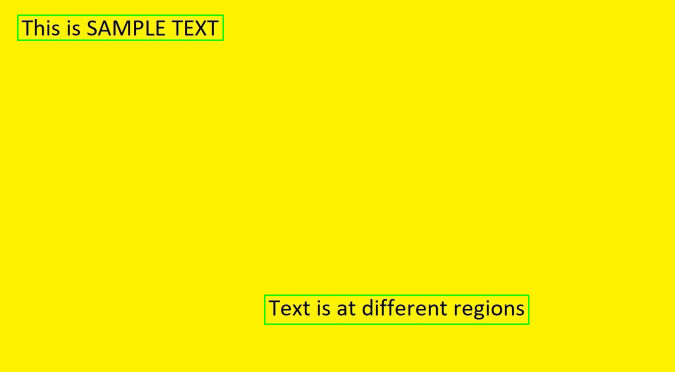
#> input picture imageFunc/Old/identifyTxt.jpg, 1350 x 744 px, given in place of the camera (shown at 1/2 size)
$ python objectLocater.py   (older library calls are emulated)
#> lines starting #> are read from the running program, lines starting #| are printed output that depends on the picture; after the words box and inside, x2 and y2 are one past the last pixel; in counts of white or black regions, pixels touching at a corner belong together
### imageFunc/Old/Cam_dev.py
#Every Function implemented

import cv2
import yaml
import numpy as np


class Cam_dev():

    port_list = []

    status = False


    # 640*480
    cameraMatrix = np.array([
                            [ 7.9641507015667764e+02, 0., 3.1577913194699374e+02],
                            [0.,7.9661307355876215e+02, 2.1453452136833957e+02],
                            [0., 0., 1. ]
                            ])

    distCoeffs = np.array([
                        [ -1.1949335317713690e+00,
                        1.8078010700662486e+00,
                        4.9410258870084744e-03,
                        2.8036176641915598e-03,
                        -2.0575845684235938e+00]
                        ])

    # 800*600
    cameraMatrix = np.array([
                            [ 7.7147312644612566e+02, 0., 4.1076305384540058e+02],
                            [0.,7.7196085036305726e+02, 2.7072648925224809e+02],
                            [0., 0., 1. ]
                            ])

    distCoeffs = np.array([ -7.5184623537659290e-01,
                            9.0484565422186369e-01,
                            3.5328031670409693e-03,
                            -9.5538846153888600e-03,
                            -9.0276848603826498e-01 ])

    def __init__(self):

        self.scan()

        pass


    def open(self,dev_id,cap_w,cap_h):
        self.cap = cv2.VideoCapture(dev_id)

        if self.cap.isOpened():

            self.cap.set(cv2.CAP_PROP_FRAME_WIDTH, cap_w)
            self.cap.set(cv2.CAP_PROP_FRAME_HEIGHT, cap_h)
            self.status = True

        else:
            print("open fail")
        pass


    def scan(self):
        self.dev_list = []
        num = 0
        for i in range(10):
            try:
                temp_cap = cv2.VideoCapture(i)
                if temp_cap.isOpened():
                    self.dev_list.append(str(num))
                    num = num + 1
                    temp_cap.release()
            except:
                pass

        print("dev"+str(self.dev_list))
        return self.dev_list
        pass


    # [5 lines left out: function close, not called in this run]

    ''' img_type : 0  '''
    ''' img_type : 1  '''
    def get_img(self,img_type):
        if img_type==0:
            ret, img = self.cap.read()
        elif img_type==1:
            ret, img = self.cap.read()
            img = cv2.undistort(img, self.cameraMatrix, self.distCoeffs, None)
        return img

    pass

video = Cam_dev()

### imageFunc/Old/undistort.py
#Every Function implemented


import cv2
import numpy as np
import os
import glob
DIM=(1920,1080)

K = np.load("cImages/K.npy", mmap_mode=None, allow_pickle=False, fix_imports=True, encoding='ASCII')
#> (reads imageFunc/cImages/K.npy from the repository)
D = np.load("cImages/D.npy", mmap_mode=None, allow_pickle=False, fix_imports=True, encoding='ASCII')
#> (reads imageFunc/cImages/D.npy from the repository)
#> in get_img, img is the input picture: shape (744, 1350, 3); mean B, G, R 0.8, 240.2, 250.5
map1, map2 = cv2.fisheye.initUndistortRectifyMap(K, D, np.eye(3), K, DIM, cv2.CV_16SC2)
def undistort(img,showImage):
    #img =cv2.imread(img_path)
#> called with showImage = False
    undistorted_img = cv2.remap(img, map1, map2, interpolation=cv2.INTER_LINEAR, borderMode=cv2.BORDER_CONSTANT)
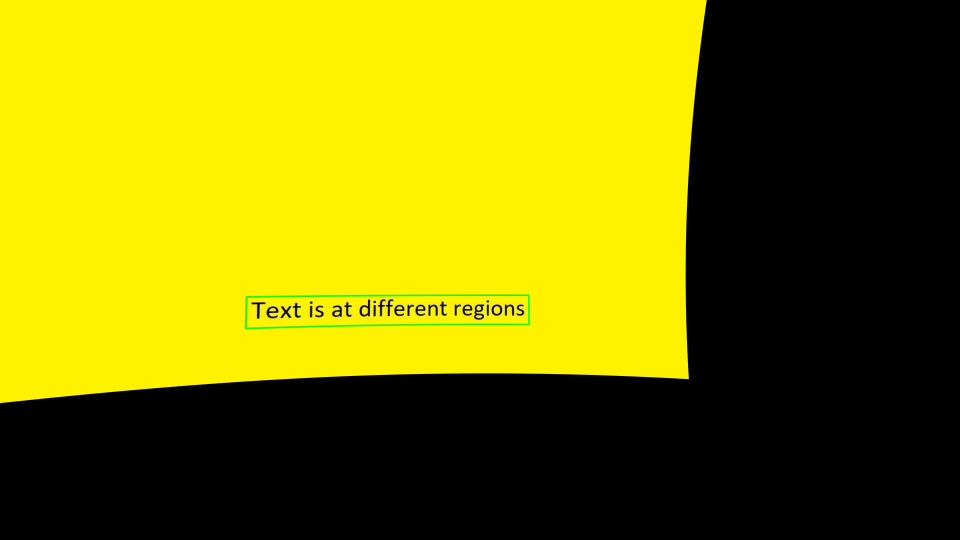
#> undistorted_img: shape (1080, 1920, 3) (shown at 1/2 size); mean B, G, R 0.3, 122.5, 128.1
    if(showImage==True):
        cv2.imshow("undistorted", undistorted_img)
        cv2.waitKey(0)
        cv2.destroyAllWindows()

    return undistorted_img;
    # Save the undistorted image
    cv2.imwrite(new_filename, undistorted_img)

### imageFunc/Old/objectLocater.py
#Every Function implemented
import cv2
import numpy as np
import math
import undistort
from Cam_dev import *
from statistics import mean
# import matplotlib.pyplot as plt

DIM=(1920,1080)

def threshPic(undistortedImg):
    grayImg = cv2.cvtColor(undistortedImg, cv2.COLOR_BGR2GRAY)
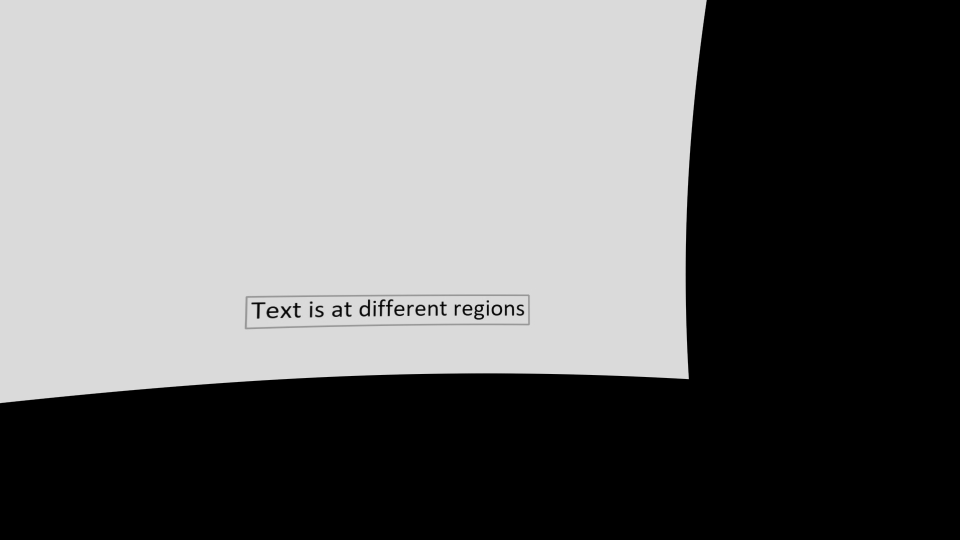
#> grayImg: shape (1080, 1920) (shown at 1/2 size); min 0, max 225, mean 110.2
    gs_img = cv2.GaussianBlur(grayImg, (5, 5), 0)
    threshA = cv2.threshold(gs_img, 0, 255, cv2.THRESH_BINARY | cv2.THRESH_OTSU)[1]
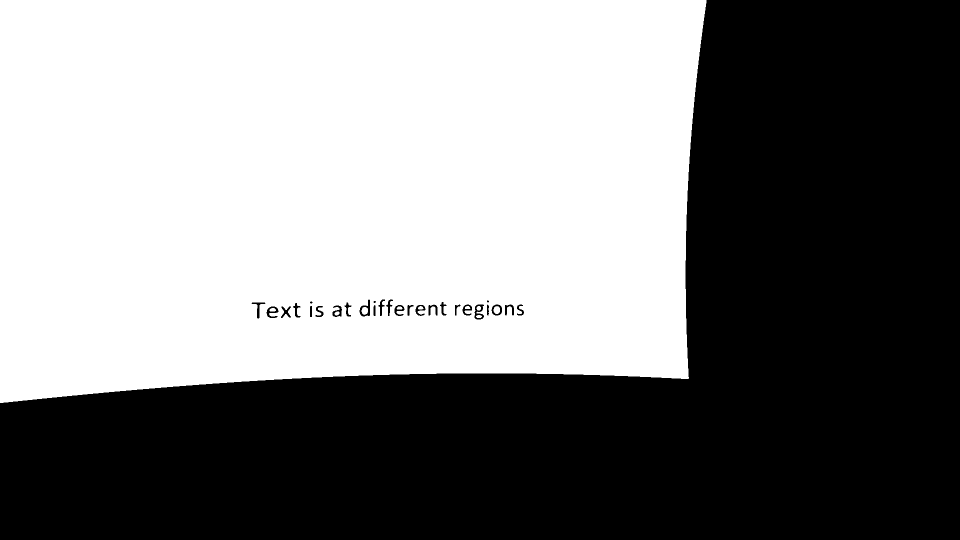
#> threshA: shape (1080, 1920) (shown at 1/2 size); 50.6% white; 28 black regions (3 under 20 px)
    return threshA;

def correctHSV(hsvArray):
    #Returns tuple : (H,S,V) in correct format: 0-360degrees, 0-100%, 0-100%
    return round(hsvArray[0]*2.0), round(100.0*hsvArray[1]/255.0,1), round(100.0*hsvArray[2]/255.0,1)

def meanHSV(yPixelLocationsArr,xPixelLocationsArr, imgHSV):
    #imgHSV[yPixelLocation][xPixelLocation]= [H,S,V]
    avgH = mean([float(imgHSV[yPixelLocationsArr[indexPixel]][xPixelLocationsArr[indexPixel]][0]) for indexPixel in range(len(yPixelLocationsArr))])
    avgS = mean([float(imgHSV[yPixelLocationsArr[indexPixel]][xPixelLocationsArr[indexPixel]][1]) for indexPixel in range(len(yPixelLocationsArr))])
    avgV = mean([float(imgHSV[yPixelLocationsArr[indexPixel]][xPixelLocationsArr[indexPixel]][2]) for indexPixel in range(len(yPixelLocationsArr))])
    return [avgH,avgS,avgV]

def recogn_main():
    video.open(0,1920,1080)
    while True:
        img = video.get_img(0)
        undistortedImg = undistort.undistort(img, showImage=False)
        thresholdPic = threshPic(undistortedImg=undistortedImg)
        threshA = thresholdPic
        cv2.imshow('noC', thresholdPic)
        contours, hierarchy = cv2.findContours(image=threshA, mode=cv2.RETR_TREE, method=cv2.CHAIN_APPROX_SIMPLE)
#> contours = 37 contours, 1 with area under 20; largest, box (x1, y1, x2, y2) and area: (0, 0, 1413, 806) 1052148, (718, 598, 741, 634) 497, (948, 608, 969, 640) 471, (982, 608, 1005, 632) 406, (532, 612, 558, 637) 386
        threshA = cv2.cvtColor(threshA,cv2.COLOR_GRAY2BGR)
#> threshA: shape (1080, 1920, 3); 50.6% white; 28 black regions (3 under 20 px), largest, box (x1, y1, x2, y2) and area: (0, 0, 1920, 1080) 1019276, (949, 609, 968, 639) 296, (719, 599, 740, 633) 288
        centerX =[]
        centerY = []

        for c in contours:
            x,y,w,h = cv2.boundingRect(c)
            xs = [v[0][0] for v in c]
            ys = [DIM[1]-v[0][1] for v in c]
            # plt.plot(xs,ys)
            # plt.grid()
            # plt.show()
            if(w*h<0.95*DIM[0]*DIM[1]and w*h>0.0003*DIM[0]*DIM[1]):#Don't plot if too big or too small
                print("Area",w*h)
                print("=" * 80)
                cv2.drawContours(threshA, [c], -1, (0, 255, 0), 2)
                M = cv2.moments(c)
                if M["m00"] != 0:#Found Center
                    print("FOUND")
                    cX = int(M["m10"] / M["m00"])
                    cY = int(M["m01"] / M["m00"])
                    centerX.append(cX)
                    centerY.append(cY)
                    cv2.circle(threshA, (cX, cY), 7, (0, 0, 255), -1)
                    cv2.putText(threshA, "center", (cX - 20, cY - 20),
                    cv2.FONT_HERSHEY_SIMPLEX, 0.5, (0, 0, 255), 2)
                # draw the contour and center of the shape on the image
                cv2.drawContours(threshA, [c], -1, (0, 255, 0), 2)
                print(img[cY][cX])
#> this loop made 37 passes
#> (x, y, w, h, cX, cY) on passes 1, 3, 20, 29, 36: (0, 0, 1413, 806, 683, 379), (532, 612, 26, 25, 544, 623), (948, 608, 21, 32, 957, 623), (502, 604, 30, 34, 516, 615), (718, 598, 23, 36, 730, 619)
#> (x, y, w, h) on passes 2, 5, 7, 9, 10, 11: (561, 612, 22, 25), (630, 611, 18, 24), (664, 610, 21, 25), (830, 609, 22, 24), (836, 612, 11, 7), (814, 609, 14, 24)
#> (printed output is left out)
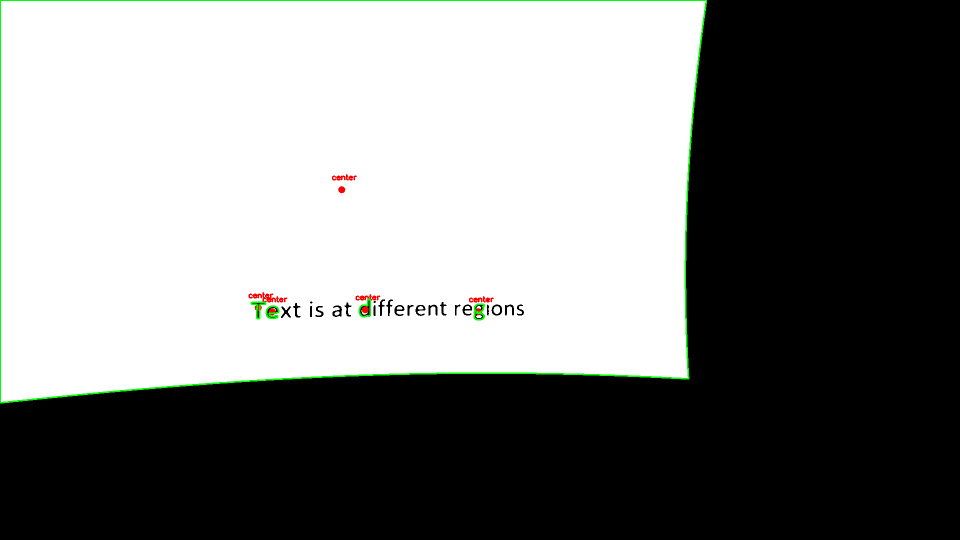
#> threshA: shape (1080, 1920, 3) (shown at 1/2 size); mean B, G, R 127.7, 129.2, 127.9
#> after the loop, centerX = [683, 544, 957, 516, 730]; centerY = [379, 623, 623, 615, 619]

        objectLocations = []
        # For each list of contour points...
        for i in range(len(contours)):
            # Create a mask image that contains the contour filled in
            cimg = np.zeros_like(img)
            cv2.drawContours(cimg, contours, i, color=255, thickness=-1)
            #cv2.imshow("object{}".format(i+1),cimg)
            # Access the image pixels and create a 1D numpy array then add to list
            pts = np.where(cimg == 255)
            objectLocations.append(pts)
#> this loop made 37 passes
#> after the loop, objectLocations = 37 items
            # print("=" * 80)
            # print(pts)

            #cv2.putText(img, "{0}".format(i+1), (centerX[i], centerY[i]),cv2.FONT_HERSHEY_SIMPLEX, 0.5, (0, 0, 0),2)

        cv2.imshow('original', img)

        for i in range(len(centerX)):
            print("Object {0} Center: x={1} ; y ={2}".format(i+1,centerX[i],centerY[i]))
#> this loop made 5 passes
#| Object 1 Center: x=683 ; y =379
#| Object 2 Center: x=544 ; y =623
#| Object 3 Center: x=957 ; y =623
#| Object 4 Center: x=516 ; y =615
#| Object 5 Center: x=730 ; y =619


        k = cv2.waitKey(1)
#> (key Esc is pressed here)
        if k%256 == 27:
            # ESC pressed
            print("Escape hit, closing...")
            break
    pass
    pass

if __name__ == "__main__":
    recogn_main()
    pass
